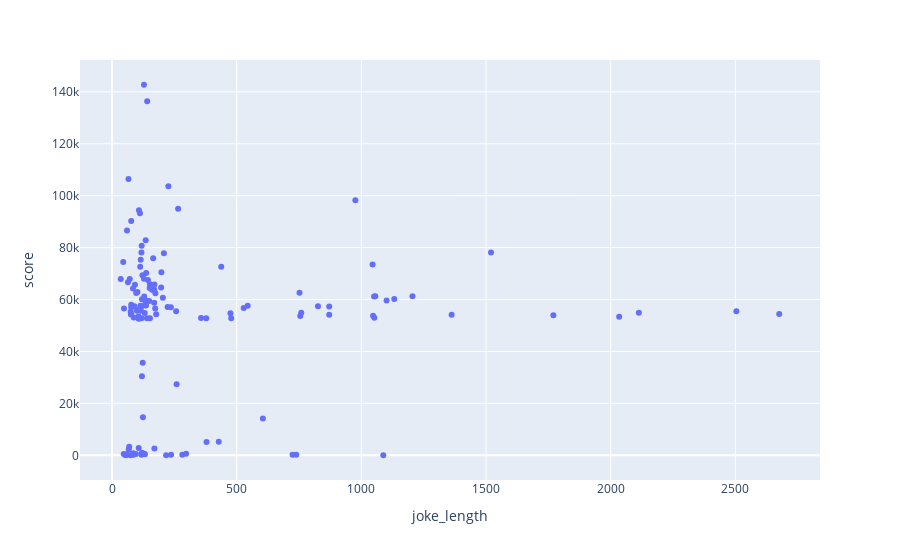

The notebook cell this image was saved under:
### Code cell
# Graph histogram of joke lengths
import plotly.express as px

fig = px.scatter(jokes, x = 'joke_length', y = 'score')
fig.show()

### Figure 1 — Plotly figure (JSON) as saved in the notebook; plotly's stock layout.template omitted (floating-point values rounded to 4 significant figures; data arrays with more than 128 entries replaced by an {"elided": "..."} marker saying what was removed)
{"data": [{"hovertemplate": "joke_length=%{x}<br>score=%{y}<extra></extra>", "legendgroup": "", "marker": {"color": "#636efa", "symbol": "circle"}, "mode": "markers", "name": "", "orientation": "h", "showlegend": false, "type": "scatter", "x": {"elided": "131 int values"}, "xaxis": "x", "y": {"elided": "131 int values"}, "yaxis": "y"}], "layout": {"autosize": true, "legend": {"tracegroupgap": 0}, "margin": {"t": 60}, "xaxis": {"anchor": "y", "autorange": true, "domain": [0, 1], "range": [-121.7, 2833.0], "title": {"text": "joke_length"}, "type": "linear"}, "yaxis": {"anchor": "x", "autorange": true, "domain": [0, 1], "range": [-10090.0, 152800.0], "title": {"text": "score"}, "type": "linear"}}}
